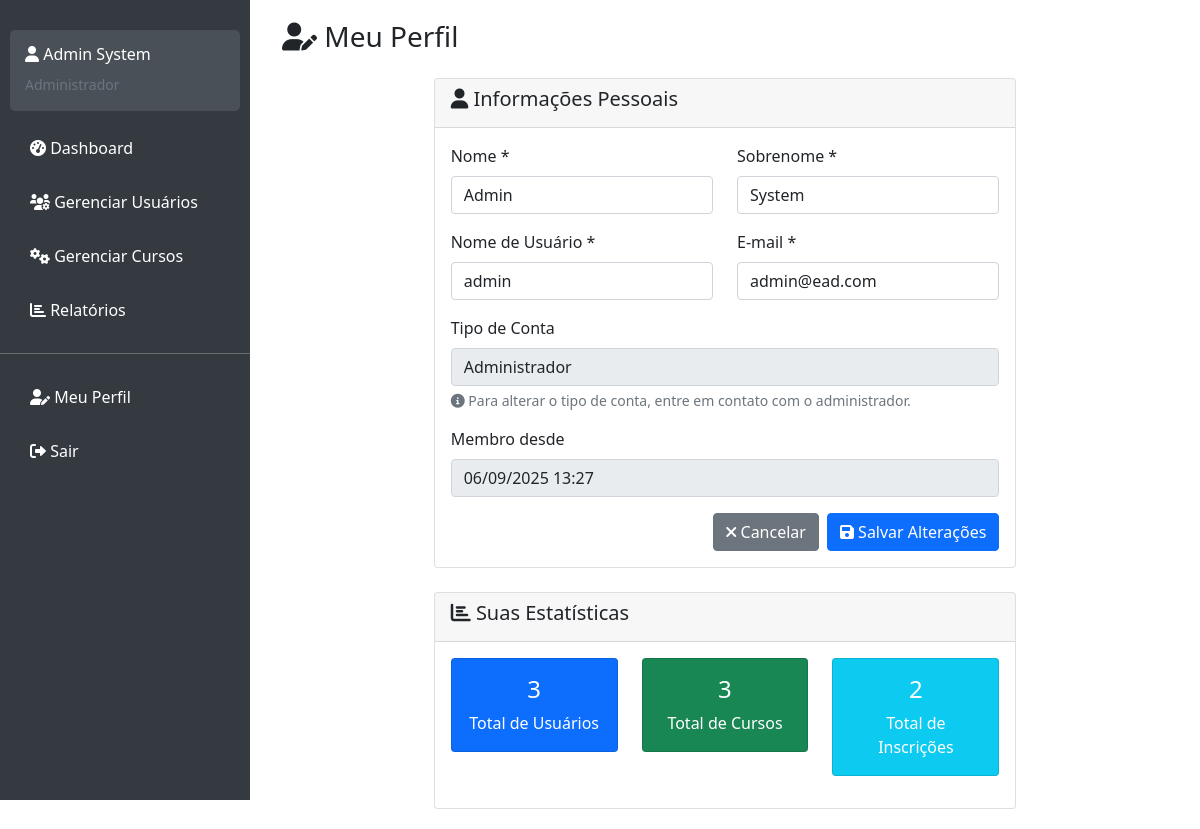
The app's page /profile.php (signed in) with its own data.
### tables this page shows
CREATE TABLE users (
    id INT AUTO_INCREMENT PRIMARY KEY,
    username VARCHAR(50) NOT NULL UNIQUE,
    password_hash VARCHAR(255) NOT NULL,
    email VARCHAR(100) NOT NULL UNIQUE,
    first_name VARCHAR(50),
    last_name VARCHAR(50),
    `role` ENUM('administrador', 'instrutor', 'estudante') NOT NULL,
    created_at TIMESTAMP DEFAULT CURRENT_TIMESTAMP,
    updated_at TIMESTAMP DEFAULT CURRENT_TIMESTAMP ON UPDATE CURRENT_TIMESTAMP
);

### classes/User.php (called while the page is built, shortened)
<?php
class User {
    private $conn;
    private $table_name = "users";
    public $id;
    public function __construct($db) {
        $this->conn = $db;
    }
    public function readOne() {
        $query = "SELECT username, email, first_name, last_name, role, created_at
                 FROM " . $this->table_name . "
                 WHERE id = ? LIMIT 0,1";
        $stmt = $this->conn->prepare($query);
        $stmt->bindParam(1, $this->id);
        $stmt->execute();
        $row = $stmt->fetch(PDO::FETCH_ASSOC);
        if($row) {
            $this->username = $row['username'];
            $this->email = $row['email'];
            $this->first_name = $row['first_name'];
            $this->last_name = $row['last_name'];
            $this->role = $row['role'];
            $this->created_at = $row['created_at'];
        }
    }
}
?>

### includes/auth.php (called while the page is built, shortened)
<?php
function isLoggedIn() {
    return isset($_SESSION['user_id']);
}
function isInstructor() {
    return isLoggedIn() && $_SESSION['user_role'] === 'instrutor';
}
function isStudent() {
    return isLoggedIn() && $_SESSION['user_role'] === 'estudante';
}
?>

### profile.php (the view, shortened to what this page needs)
<?php
require_once 'classes/User.php';
require_once 'includes/auth.php';
$database = new Database();
$db = $database->getConnection();
$user = new User($db);
$user->id = getCurrentUserId();
$user->readOne();
include 'includes/header.php';
?>
<div class="container-fluid">
    <div class="row">
        <div class="col-12">
            <h1 class="h3 mb-4">
                <i class="fas fa-user-edit"></i> Meu Perfil
            </h1>
        </div>
    </div>
    <div class="row justify-content-center">
        <div class="col-lg-8">
            <div class="card">
                <div class="card-header">
                    <h5><i class="fas fa-user"></i> Informações Pessoais</h5>
                </div>
                <div class="card-body">
                    <form method="POST">
                        <div class="row">
                            <div class="col-md-6 mb-3">
                                <label for="first_name" class="form-label">Nome *</label>
                                <input type="text" class="form-control" id="first_name" name="first_name"
                                       value="<?php echo htmlspecialchars($user->first_name); ?>" required>
                            </div>
                            <div class="col-md-6 mb-3">
                                <label for="last_name" class="form-label">Sobrenome *</label>
                                <input type="text" class="form-control" id="last_name" name="last_name"
                                       value="<?php echo htmlspecialchars($user->last_name); ?>" required>
                            </div>
                        </div>
                        <div class="row">
                            <div class="col-md-6 mb-3">
                                <label for="username" class="form-label">Nome de Usuário *</label>
                                <input type="text" class="form-control" id="username" name="username"
                                       value="<?php echo htmlspecialchars($user->username); ?>" required>
                            </div>
                            <div class="col-md-6 mb-3">
                                <label for="email" class="form-label">E-mail *</label>
                                <input type="email" class="form-control" id="email" name="email"
                                       value="<?php echo htmlspecialchars($user->email); ?>" required>
                            </div>
                        </div>
                        <div class="mb-3">
                            <label for="role" class="form-label">Tipo de Conta</label>
                            <input type="text" class="form-control" id="role"
                                   value="<?php echo ucfirst($user->role); ?>" readonly>
                            <div class="form-text">
                                <i class="fas fa-info-circle"></i>
                                Para alterar o tipo de conta, entre em contato com o administrador.
                            </div>
                        </div>
                        <div class="mb-3">
                            <label for="created_at" class="form-label">Membro desde</label>
                            <input type="text" class="form-control" id="created_at"
                                   value="<?php echo date('d/m/Y H:i', strtotime($user->created_at)); ?>" readonly>
                        </div>
                        <div class="d-grid gap-2 d-md-flex justify-content-md-end">
                            <a href="dashboard.php" class="btn btn-secondary">
                                <i class="fas fa-times"></i> Cancelar
                            </a>
                            <button type="submit" class="btn btn-primary">
                                <i class="fas fa-save"></i> Salvar Alterações
                            </button>
                        </div>
                    </form>
                </div>
            </div>
            <div class="card mt-4">
                <div class="card-header">
                    <h5><i class="fas fa-chart-bar"></i> Suas Estatísticas</h5>
                </div>
                <div class="card-body">
                    <div class="row">
                        <?php if (isStudent()): ?>
                            <?php
                            $stmt = $db->prepare("SELECT COUNT(*) as total FROM enrollments WHERE user_id = ?");
                            $stmt->execute([getCurrentUserId()]);
                            $total_enrollments = $stmt->fetch(PDO::FETCH_ASSOC)['total'];
                            $stmt = $db->prepare("SELECT COUNT(*) as total FROM enrollments WHERE user_id = ? AND status = 'concluido'");
                            $stmt->execute([getCurrentUserId()]);
                            $completed_courses = $stmt->fetch(PDO::FETCH_ASSOC)['total'];
                            ?>
                            <div class="col-md-4 mb-3">
                                <div class="card bg-primary text-white">
                                    <div class="card-body text-center">
                                        <h4><?php echo $total_enrollments; ?></h4>
                                        <p class="mb-0">Cursos Inscritos</p>
                                    </div>
                                </div>
                            </div>
                            <div class="col-md-4 mb-3">
                                <div class="card bg-success text-white">
                                    <div class="card-body text-center">
                                        <h4><?php echo $completed_courses; ?></h4>
                                        <p class="mb-0">Cursos Concluídos</p>
                                    </div>
                                </div>
                            </div>
                            <div class="col-md-4 mb-3">
                                <div class="card bg-info text-white">
                                    <div class="card-body text-center">
                                        <h4><?php echo $total_enrollments - $completed_courses; ?></h4>
                                        <p class="mb-0">Em Andamento</p>
                                    </div>
                                </div>
                            </div>
                        <?php else: ?>
                            <?php
                            $stmt = $db->query("SELECT COUNT(*) as total FROM users");
                            $total_users = $stmt->fetch(PDO::FETCH_ASSOC)['total'];
                            $stmt = $db->query("SELECT COUNT(*) as total FROM courses");
                            $total_courses = $stmt->fetch(PDO::FETCH_ASSOC)['total'];
                            $stmt = $db->query("SELECT COUNT(*) as total FROM enrollments");
                            $total_enrollments = $stmt->fetch(PDO::FETCH_ASSOC)['total'];
                            ?>
                            <div class="col-md-4 mb-3">
                                <div class="card bg-primary text-white">
                                    <div class="card-body text-center">
                                        <h4><?php echo $total_users; ?></h4>
                                        <p class="mb-0">Total de Usuários</p>
                                    </div>
                                </div>
                            </div>
                            <div class="col-md-4 mb-3">
                                <div class="card bg-success text-white">
                                    <div class="card-body text-center">
                                        <h4><?php echo $total_courses; ?></h4>
                                        <p class="mb-0">Total de Cursos</p>
                                    </div>
                                </div>
                            </div>
                            <div class="col-md-4 mb-3">
                                <div class="card bg-info text-white">
                                    <div class="card-body text-center">
                                        <h4><?php echo $total_enrollments; ?></h4>
                                        <p class="mb-0">Total de Inscrições</p>
                                    </div>
                                </div>
                            </div>
                        <?php endif; ?>
                    </div>
                </div>
            </div>
        </div>
    </div>
</div>
<?php include 'includes/footer.php'; ?>

### records on screen
users: first_name "Admin", last_name "System", username "admin", email "admin@ead.com", role "Administrador", created_at "06/09/2025 13:27"

### other values on screen
getCurrentUserName() "Admin System"
getCurrentUserRole() "Administrador"
$total_users "3"
$total_courses "3"
$total_enrollments "2"
